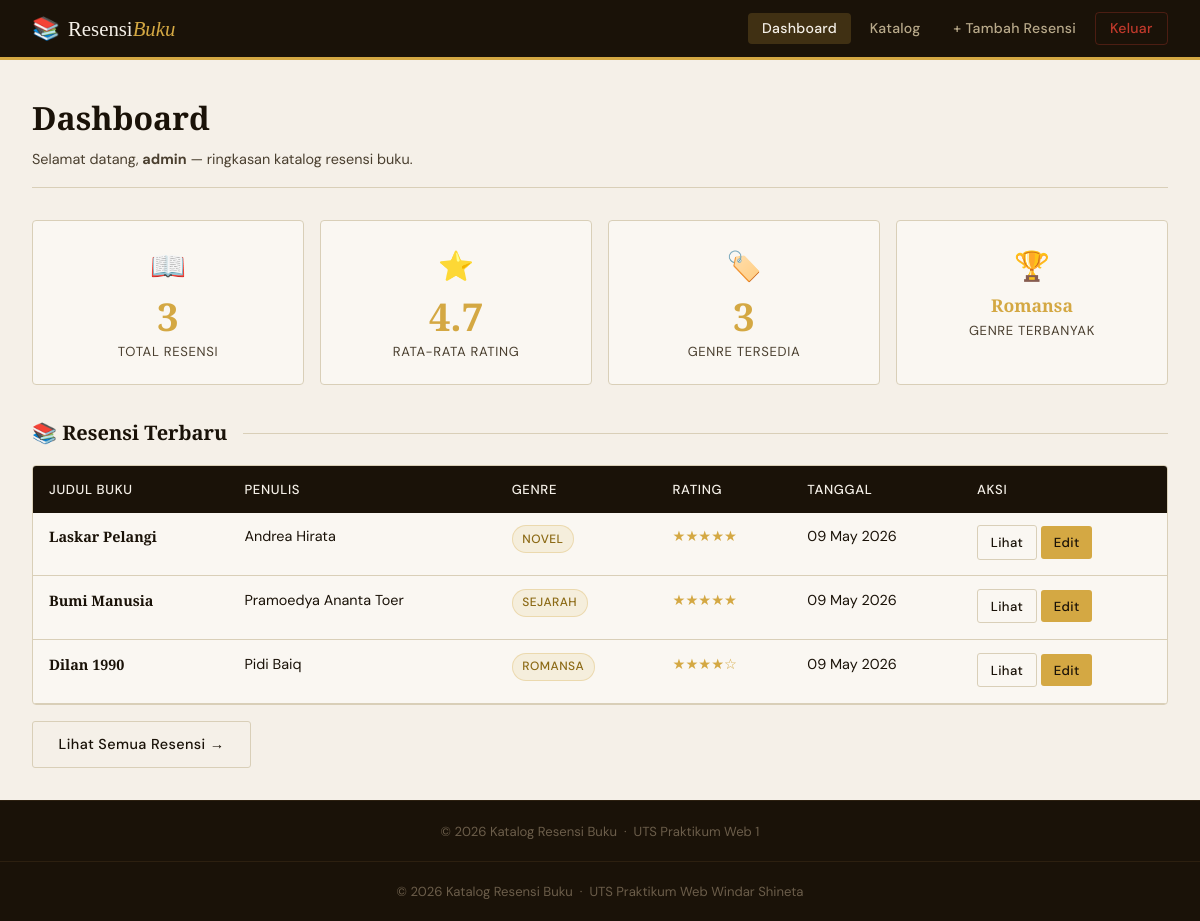
/pages/dashboard.php (signed in), run on an earlier commit of the app's database.
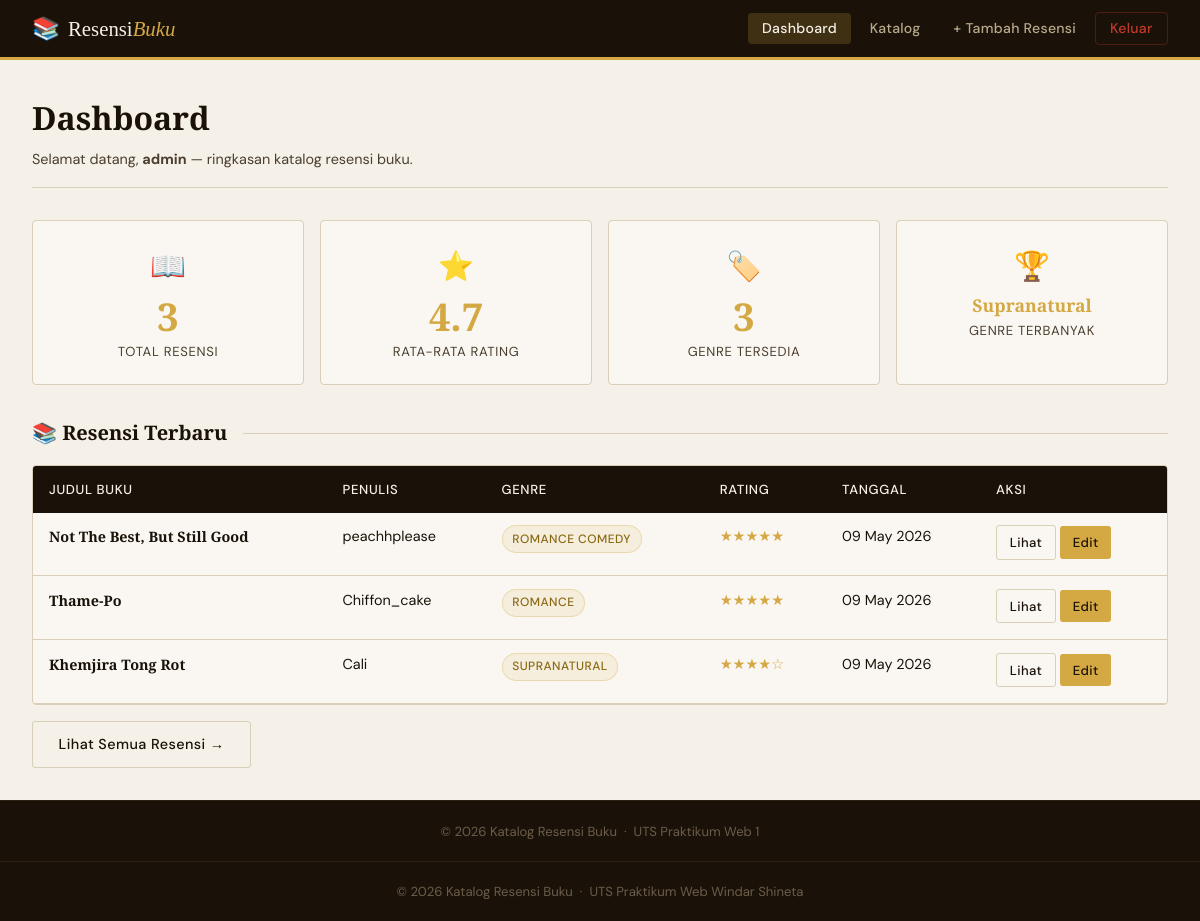
And on a later commit of the database.
### tables this page shows
CREATE TABLE IF NOT EXISTS resensi (
    id INT AUTO_INCREMENT PRIMARY KEY,
    judul_buku VARCHAR(255) NOT NULL,
    penulis VARCHAR(100) NOT NULL,
    genre VARCHAR(50),
    ulasan TEXT NOT NULL,
    rating INT(1) CHECK (rating BETWEEN 1 AND 5),
    tgl_input TIMESTAMP DEFAULT CURRENT_TIMESTAMP,
    user_id INT,
    FOREIGN KEY (user_id) REFERENCES users(id) ON DELETE SET NULL
);

### pages/dashboard.php (the view, shortened to what this page needs)
<?php
require_once '../config/db.php';
$totalResensi = $conn->query("SELECT COUNT(*) as total FROM resensi")->fetch_assoc()['total'];
$avgRating = $conn->query("SELECT ROUND(AVG(rating), 1) as avg FROM resensi")->fetch_assoc()['avg'] ?? 0;
$totalGenre = $conn->query("SELECT COUNT(DISTINCT genre) as total FROM resensi WHERE genre IS NOT NULL")->fetch_assoc()['total'];
$topGenre = $conn->query("SELECT genre, COUNT(*) as jml FROM resensi WHERE genre IS NOT NULL GROUP BY genre ORDER BY jml DESC LIMIT 1")->fetch_assoc();
$recentResult = $conn->query("SELECT * FROM resensi ORDER BY tgl_input DESC LIMIT 5");
function renderStars($rating) {
    $stars = '';
    for ($i = 1; $i <= 5; $i++) {
        $stars .= $i <= $rating ? '★' : '☆';
    }
    return $stars;
}
?>
<?php include '../includes/header.php'; ?>
<!DOCTYPE html>
<html lang="id">
    <head>
        <link rel="stylesheet" href="assets/style.css">
    </head>
    <body>
        <div class="main-content">
        <div class="page-header">
            <h1>Dashboard</h1>
            <p>Selamat datang, <strong><?= htmlspecialchars($_SESSION['username']) ?></strong> — ringkasan katalog resensi buku.</p>
        </div>
        <div class="stats-grid">
        <div class="stat-card">
            <div class="stat-icon">📖</div>
            <div class="stat-num"><?= $totalResensi ?></div>
            <div class="stat-label">Total Resensi</div>
        </div>
        <div class="stat-card">
            <div class="stat-icon">⭐</div>
            <div class="stat-num"><?= $avgRating ?: '-' ?></div>
            <div class="stat-label">Rata-rata Rating</div>
        </div>
        <div class="stat-card">
            <div class="stat-icon">🏷️</div>
            <div class="stat-num"><?= $totalGenre ?></div>
            <div class="stat-label">Genre Tersedia</div>
        </div>
        <div class="stat-card">
            <div class="stat-icon">🏆</div>
            <div class="stat-num" style="font-size:1.1rem;margin-top:0.4rem"><?= htmlspecialchars($topGenre['genre'] ?? '-') ?></div>
            <div class="stat-label">Genre Terbanyak</div>
        </div>
    </div>
    <h2 class="section-title">📚 Resensi Terbaru</h2>
    <?php if ($recentResult->num_rows === 0): ?>
        <div class="empty-state">
            <div class="empty-icon">📭</div>
            <h3>Belum ada resensi</h3>
            <p>Mulai tambahkan resensi buku pertama Anda.</p>
            <a href="tambah.php" class="btn btn-gold" style="margin-top:1rem">+ Tambah Resensi</a>
        </div>
    <?php else: ?>
        <div class="table-wrapper">
            <table>
                <thead>
                    <tr>
                        <th>Judul Buku</th>
                        <th>Penulis</th>
                        <th>Genre</th>
                        <th>Rating</th>
                        <th>Tanggal</th>
                        <th>Aksi</th>
                    </tr>
                </thead>
                <tbody>
                    <?php while ($row = $recentResult->fetch_assoc()): ?>
                    <tr>
                        <td class="td-title"><?= htmlspecialchars($row['judul_buku']) ?></td>
                        <td><?= htmlspecialchars($row['penulis']) ?></td>
                        <td>
                            <?php if ($row['genre']): ?>
                                <span class="book-genre-badge"><?= htmlspecialchars($row['genre']) ?></span>
                            <?php endif; ?>
                        </td>
                        <td class="td-rating"><?= renderStars($row['rating']) ?></td>
                        <td><?= date('d M Y', strtotime($row['tgl_input'])) ?></td>
                        <td>
                            <a href="detail.php?id=<?= $row['id'] ?>" class="btn btn-outline btn-sm">Lihat</a>
                            <a href="edit.php?id=<?= $row['id'] ?>" class="btn btn-gold btn-sm">Edit</a>
                        </td>
                    </tr>
                    <?php endwhile; ?>
                </tbody>
            </table>
        </div>
        <div style="margin-top:1rem">
            <a href="katalog.php" class="btn btn-outline">Lihat Semua Resensi →</a>
        </div>
        <?php endif; ?>
        </div>
        <?php include '../includes/footer.php'; ?>
    <footer class="footer">
        <p>© <?= date('Y') ?> Katalog Resensi Buku &nbsp;·&nbsp; UTS Praktikum Web Windar Shineta</p>
    </footer>
</body>
</html>

What changed in the data, as far as the page shows it:
changed resensi: judul_buku "Laskar Pelangi" → "Not The Best, But Still Good"; penulis "Andrea Hirata" → "peachhplease"; genre "NOVEL" → "ROMANCE COMEDY"
changed resensi: judul_buku "Bumi Manusia" → "Thame-Po"; penulis "Pramoedya Ananta Toer" → "Chiffon_cake"; genre "SEJARAH" → "ROMANCE"
changed resensi: judul_buku "Dilan 1990" → "Khemjira Tong Rot"; penulis "Pidi Baiq" → "Cali"; genre "ROMANSA" → "SUPRANATURAL"
Also different on the page:
$topGenre['genre']: "Romansa" → "Supranatural"
